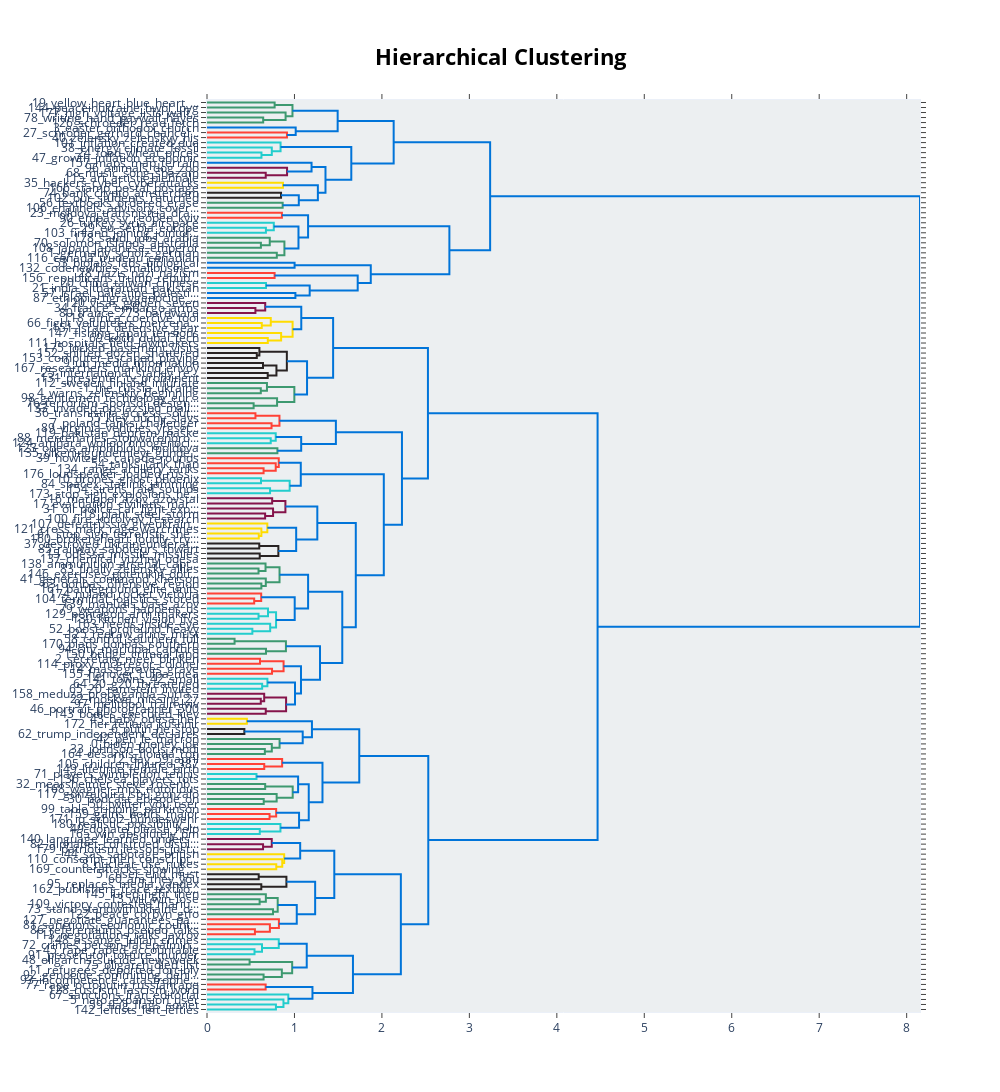

The notebook cell this image was saved under:
### Code cell
model.visualize_hierarchy()

### Figure 1 — Plotly figure (JSON) as saved in the notebook; plotly's stock layout.template omitted (floating-point values rounded to 4 significant figures; data arrays with more than 128 entries replaced by an {"elided": "..."} marker saying what was removed)
{"data": [{"hoverinfo": "text", "marker": {"color": "rgb(61,153,112)"}, "mode": "lines", "type": "scatter", "x": [0, 0.7733, 0.7733, 0], "xaxis": "x", "y": [-5, -5, -15, -15], "yaxis": "y"}, {"hoverinfo": "text", "marker": {"color": "rgb(61,153,112)"}, "mode": "lines", "type": "scatter", "x": [0, 0.6425, 0.6425, 0], "xaxis": "x", "y": [-35, -35, -45, -45], "yaxis": "y"}, {"hoverinfo": "text", "marker": {"color": "rgb(61,153,112)"}, "mode": "lines", "type": "scatter", "x": [0, 0.8987, 0.8987, 0.6425], "xaxis": "x", "y": [-25, -25, -40, -40], "yaxis": "y"}, {"hoverinfo": "text", "marker": {"color": "rgb(61,153,112)"}, "mode": "lines", "type": "scatter", "x": [0.7733, 0.9773, 0.9773, 0.8987], "xaxis": "x", "y": [-10, -10, -32.5, -32.5], "yaxis": "y"}, {"hoverinfo": "text", "marker": {"color": "rgb(255,65,54)"}, "mode": "lines", "type": "scatter", "x": [0, 0.9142, 0.9142, 0], "xaxis": "x", "y": [-65, -65, -75, -75], "yaxis": "y"}, {"hoverinfo": "text", "marker": {"color": "rgb(0,116,217)"}, "mode": "lines", "type": "scatter", "x": [0, 1.014, 1.014, 0.9142], "xaxis": "x", "y": [-55, -55, -70, -70], "yaxis": "y"}, {"hoverinfo": "text", "marker": {"color": "rgb(0,116,217)"}, "mode": "lines", "type": "scatter", "x": [0.9773, 1.494, 1.494, 1.014], "xaxis": "x", "y": [-21.25, -21.25, -62.5, -62.5], "yaxis": "y"}, {"hoverinfo": "text", "marker": {"color": "rgb(35,205,205)"}, "mode": "lines", "type": "scatter", "x": [0, 0.6226, 0.6226, 0], "xaxis": "x", "y": [-105, -105, -115, -115], "yaxis": "y"}, {"hoverinfo": "text", "marker": {"color": "rgb(35,205,205)"}, "mode": "lines", "type": "scatter", "x": [0, 0.7408, 0.7408, 0.6226], "xaxis": "x", "y": [-95, -95, -110, -110], "yaxis": "y"}, {"hoverinfo": "text", "marker": {"color": "rgb(35,205,205)"}, "mode": "lines", "type": "scatter", "x": [0, 0.8411, 0.8411, 0.7408], "xaxis": "x", "y": [-85, -85, -102.5, -102.5], "yaxis": "y"}, {"hoverinfo": "text", "marker": {"color": "rgb(133,20,75)"}, "mode": "lines", "type": "scatter", "x": [0, 0.6715, 0.6715, 0], "xaxis": "x", "y": [-145, -145, -155, -155], "yaxis": "y"}, {"hoverinfo": "text", "marker": {"color": "rgb(133,20,75)"}, "mode": "lines", "type": "scatter", "x": [0, 0.9155, 0.9155, 0.6715], "xaxis": "x", "y": [-135, -135, -150, -150], "yaxis": "y"}, {"hoverinfo": "text", "marker": {"color": "rgb(0,116,217)"}, "mode": "lines", "type": "scatter", "x": [0, 1.195, 1.195, 0.9155], "xaxis": "x", "y": [-125, -125, -142.5, -142.5], "yaxis": "y"}, {"hoverinfo": "text", "marker": {"color": "rgb(255,220,0)"}, "mode": "lines", "type": "scatter", "x": [0, 0.8683, 0.8683, 0], "xaxis": "x", "y": [-165, -165, -175, -175], "yaxis": "y"}, {"hoverinfo": "text", "marker": {"color": "rgb(40,35,35)"}, "mode": "lines", "type": "scatter", "x": [0, 0.8467, 0.8467, 0], "xaxis": "x", "y": [-185, -185, -195, -195], "yaxis": "y"}, {"hoverinfo": "text", "marker": {"color": "rgb(61,153,112)"}, "mode": "lines", "type": "scatter", "x": [0, 0.8651, 0.8651, 0], "xaxis": "x", "y": [-205, -205, -215, -215], "yaxis": "y"}, {"hoverinfo": "text", "marker": {"color": "rgb(0,116,217)"}, "mode": "lines", "type": "scatter", "x": [0.8467, 1.05, 1.05, 0.8651], "xaxis": "x", "y": [-190, -190, -210, -210], "yaxis": "y"}, {"hoverinfo": "text", "marker": {"color": "rgb(0,116,217)"}, "mode": "lines", "type": "scatter", "x": [0.8683, 1.268, 1.268, 1.05], "xaxis": "x", "y": [-170, -170, -200, -200], "yaxis": "y"}, {"hoverinfo": "text", "marker": {"color": "rgb(0,116,217)"}, "mode": "lines", "type": "scatter", "x": [1.195, 1.355, 1.355, 1.268], "xaxis": "x", "y": [-133.8, -133.8, -185, -185], "yaxis": "y"}, {"hoverinfo": "text", "marker": {"color": "rgb(0,116,217)"}, "mode": "lines", "type": "scatter", "x": [0.8411, 1.65, 1.65, 1.355], "xaxis": "x", "y": [-93.75, -93.75, -159.4, -159.4], "yaxis": "y"}, {"hoverinfo": "text", "marker": {"color": "rgb(0,116,217)"}, "mode": "lines", "type": "scatter", "x": [1.494, 2.134, 2.134, 1.65], "xaxis": "x", "y": [-41.88, -41.88, -126.6, -126.6], "yaxis": "y"}, {"hoverinfo": "text", "marker": {"color": "rgb(255,65,54)"}, "mode": "lines", "type": "scatter", "x": [0, 0.8564, 0.8564, 0], "xaxis": "x", "y": [-225, -225, -235, -235], "yaxis": "y"}, {"hoverinfo": "text", "marker": {"color": "rgb(35,205,205)"}, "mode": "lines", "type": "scatter", "x": [0, 0.6737, 0.6737, 0], "xaxis": "x", "y": [-255, -255, -265, -265], "yaxis": "y"}, {"hoverinfo": "text", "marker": {"color": "rgb(35,205,205)"}, "mode": "lines", "type": "scatter", "x": [0, 0.7636, 0.7636, 0.6737], "xaxis": "x", "y": [-245, -245, -260, -260], "yaxis": "y"}, {"hoverinfo": "text", "marker": {"color": "rgb(61,153,112)"}, "mode": "lines", "type": "scatter", "x": [0, 0.6163, 0.6163, 0], "xaxis": "x", "y": [-285, -285, -295, -295], "yaxis": "y"}, {"hoverinfo": "text", "marker": {"color": "rgb(61,153,112)"}, "mode": "lines", "type": "scatter", "x": [0, 0.7176, 0.7176, 0.6163], "xaxis": "x", "y": [-275, -275, -290, -290], "yaxis": "y"}, {"hoverinfo": "text", "marker": {"color": "rgb(61,153,112)"}, "mode": "lines", "type": "scatter", "x": [0, 0.7982, 0.7982, 0], "xaxis": "x", "y": [-305, -305, -315, -315], "yaxis": "y"}, {"hoverinfo": "text", "marker": {"color": "rgb(61,153,112)"}, "mode": "lines", "type": "scatter", "x": [0.7176, 0.8851, 0.8851, 0.7982], "xaxis": "x", "y": [-282.5, -282.5, -310, -310], "yaxis": "y"}, {"hoverinfo": "text", "marker": {"color": "rgb(0,116,217)"}, "mode": "lines", "type": "scatter", "x": [0.7636, 1.046, 1.046, 0.8851], "xaxis": "x", "y": [-252.5, -252.5, -296.2, -296.2], "yaxis": "y"}, {"hoverinfo": "text", "marker": {"color": "rgb(0,116,217)"}, "mode": "lines", "type": "scatter", "x": [0.8564, 1.156, 1.156, 1.046], "xaxis": "x", "y": [-230, -230, -274.4, -274.4], "yaxis": "y"}, {"hoverinfo": "text", "marker": {"color": "rgb(0,116,217)"}, "mode": "lines", "type": "scatter", "x": [0, 1.001, 1.001, 0], "xaxis": "x", "y": [-325, -325, -335, -335], "yaxis": "y"}, {"hoverinfo": "text", "marker": {"color": "rgb(255,65,54)"}, "mode": "lines", "type": "scatter", "x": [0, 0.773, 0.773, 0], "xaxis": "x", "y": [-345, -345, -355, -355], "yaxis": "y"}, {"hoverinfo": "text", "marker": {"color": "rgb(35,205,205)"}, "mode": "lines", "type": "scatter", "x": [0, 0.6743, 0.6743, 0], "xaxis": "x", "y": [-365, -365, -375, -375], "yaxis": "y"}, {"hoverinfo": "text", "marker": {"color": "rgb(0,116,217)"}, "mode": "lines", "type": "scatter", "x": [0, 1.011, 1.011, 0], "xaxis": "x", "y": [-385, -385, -395, -395], "yaxis": "y"}, {"hoverinfo": "text", "marker": {"color": "rgb(0,116,217)"}, "mode": "lines", "type": "scatter", "x": [0.6743, 1.174, 1.174, 1.011], "xaxis": "x", "y": [-370, -370, -390, -390], "yaxis": "y"}, {"hoverinfo": "text", "marker": {"color": "rgb(0,116,217)"}, "mode": "lines", "type": "scatter", "x": [0.773, 1.723, 1.723, 1.174], "xaxis": "x", "y": [-350, -350, -380, -380], "yaxis": "y"}, {"hoverinfo": "text", "marker": {"color": "rgb(0,116,217)"}, "mode": "lines", "type": "scatter", "x": [1.001, 1.873, 1.873, 1.723], "xaxis": "x", "y": [-330, -330, -365, -365], "yaxis": "y"}, {"hoverinfo": "text", "marker": {"color": "rgb(0,116,217)"}, "mode": "lines", "type": "scatter", "x": [1.156, 2.772, 2.772, 1.873], "xaxis": "x", "y": [-252.2, -252.2, -347.5, -347.5], "yaxis": "y"}, {"hoverinfo": "text", "marker": {"color": "rgb(0,116,217)"}, "mode": "lines", "type": "scatter", "x": [2.134, 3.237, 3.237, 2.772], "xaxis": "x", "y": [-84.22, -84.22, -299.8, -299.8], "yaxis": "y"}, {"hoverinfo": "text", "marker": {"color": "rgb(133,20,75)"}, "mode": "lines", "type": "scatter", "x": [0, 0.5534, 0.5534, 0], "xaxis": "x", "y": [-415, -415, -425, -425], "yaxis": "y"}, {"hoverinfo": "text", "marker": {"color": "rgb(133,20,75)"}, "mode": "lines", "type": "scatter", "x": [0, 0.6657, 0.6657, 0.5534], "xaxis": "x", "y": [-405, -405, -420, -420], "yaxis": "y"}, {"hoverinfo": "text", "marker": {"color": "rgb(255,220,0)"}, "mode": "lines", "type": "scatter", "x": [0, 0.6261, 0.6261, 0], "xaxis": "x", "y": [-445, -445, -455, -455], "yaxis": "y"}, {"hoverinfo": "text", "marker": {"color": "rgb(255,220,0)"}, "mode": "lines", "type": "scatter", "x": [0, 0.7292, 0.7292, 0.6261], "xaxis": "x", "y": [-435, -435, -450, -450], "yaxis": "y"}, {"hoverinfo": "text", "marker": {"color": "rgb(255,220,0)"}, "mode": "lines", "type": "scatter", "x": [0, 0.6952, 0.6952, 0], "xaxis": "x", "y": [-475, -475, -485, -485], "yaxis": "y"}, {"hoverinfo": "text", "marker": {"color": "rgb(255,220,0)"}, "mode": "lines", "type": "scatter", "x": [0, 0.8476, 0.8476, 0.6952], "xaxis": "x", "y": [-465, -465, -480, -480], "yaxis": "y"}, {"hoverinfo": "text", "marker": {"color": "rgb(255,220,0)"}, "mode": "lines", "type": "scatter", "x": [0.7292, 0.9788, 0.9788, 0.8476], "xaxis": "x", "y": [-442.5, -442.5, -472.5, -472.5], "yaxis": "y"}, {"hoverinfo": "text", "marker": {"color": "rgb(0,116,217)"}, "mode": "lines", "type": "scatter", "x": [0.6657, 1.078, 1.078, 0.9788], "xaxis": "x", "y": [-412.5, -412.5, -457.5, -457.5], "yaxis": "y"}, {"hoverinfo": "text", "marker": {"color": "rgb(40,35,35)"}, "mode": "lines", "type": "scatter", "x": [0, 0.5693, 0.5693, 0], "xaxis": "x", "y": [-505, -505, -515, -515], "yaxis": "y"}, {"hoverinfo": "text", "marker": {"color": "rgb(40,35,35)"}, "mode": "lines", "type": "scatter", "x": [0, 0.5991, 0.5991, 0.5693], "xaxis": "x", "y": [-495, -495, -510, -510], "yaxis": "y"}, {"hoverinfo": "text", "marker": {"color": "rgb(40,35,35)"}, "mode": "lines", "type": "scatter", "x": [0, 0.6402, 0.6402, 0], "xaxis": "x", "y": [-525, -525, -535, -535], "yaxis": "y"}, {"hoverinfo": "text", "marker": {"color": "rgb(40,35,35)"}, "mode": "lines", "type": "scatter", "x": [0, 0.6943, 0.6943, 0], "xaxis": "x", "y": [-545, -545, -555, -555], "yaxis": "y"}, {"hoverinfo": "text", "marker": {"color": "rgb(40,35,35)"}, "mode": "lines", "type": "scatter", "x": [0.6402, 0.7939, 0.7939, 0.6943], "xaxis": "x", "y": [-530, -530, -550, -550], "yaxis": "y"}, {"hoverinfo": "text", "marker": {"color": "rgb(40,35,35)"}, "mode": "lines", "type": "scatter", "x": [0.5991, 0.913, 0.913, 0.7939], "xaxis": "x", "y": [-502.5, -502.5, -540, -540], "yaxis": "y"}, {"hoverinfo": "text", "marker": {"color": "rgb(61,153,112)"}, "mode": "lines", "type": "scatter", "x": [0, 0.6151, 0.6151, 0], "xaxis": "x", "y": [-575, -575, -585, -585], "yaxis": "y"}, {"hoverinfo": "text", "marker": {"color": "rgb(61,153,112)"}, "mode": "lines", "type": "scatter", "x": [0, 0.6855, 0.6855, 0.6151], "xaxis": "x", "y": [-565, -565, -580, -580], "yaxis": "y"}, {"hoverinfo": "text", "marker": {"color": "rgb(61,153,112)"}, "mode": "lines", "type": "scatter", "x": [0, 0.5332, 0.5332, 0], "xaxis": "x", "y": [-605, -605, -615, -615], "yaxis": "y"}, {"hoverinfo": "text", "marker": {"color": "rgb(61,153,112)"}, "mode": "lines", "type": "scatter", "x": [0, 0.8014, 0.8014, 0.5332], "xaxis": "x", "y": [-595, -595, -610, -610], "yaxis": "y"}, {"hoverinfo": "text", "marker": {"color": "rgb(61,153,112)"}, "mode": "lines", "type": "scatter", "x": [0.6855, 0.9987, 0.9987, 0.8014], "xaxis": "x", "y": [-572.5, -572.5, -602.5, -602.5], "yaxis": "y"}, {"hoverinfo": "text", "marker": {"color": "rgb(0,116,217)"}, "mode": "lines", "type": "scatter", "x": [0.913, 1.144, 1.144, 0.9987], "xaxis": "x", "y": [-521.2, -521.2, -587.5, -587.5], "yaxis": "y"}, {"hoverinfo": "text", "marker": {"color": "rgb(0,116,217)"}, "mode": "lines", "type": "scatter", "x": [1.078, 1.442, 1.442, 1.144], "xaxis": "x", "y": [-435, -435, -554.4, -554.4], "yaxis": "y"}, {"hoverinfo": "text", "marker": {"color": "rgb(255,65,54)"}, "mode": "lines", "type": "scatter", "x": [0, 0.554, 0.554, 0], "xaxis": "x", "y": [-625, -625, -635, -635], "yaxis": "y"}, {"hoverinfo": "text", "marker": {"color": "rgb(255,65,54)"}, "mode": "lines", "type": "scatter", "x": [0, 0.738, 0.738, 0], "xaxis": "x", "y": [-645, -645, -655, -655], "yaxis": "y"}, {"hoverinfo": "text", "marker": {"color": "rgb(255,65,54)"}, "mode": "lines", "type": "scatter", "x": [0.554, 0.8285, 0.8285, 0.738], "xaxis": "x", "y": [-630, -630, -650, -650], "yaxis": "y"}, {"hoverinfo": "text", "marker": {"color": "rgb(35,205,205)"}, "mode": "lines", "type": "scatter", "x": [0, 0.7286, 0.7286, 0], "xaxis": "x", "y": [-675, -675, -685, -685], "yaxis": "y"}, {"hoverinfo": "text", "marker": {"color": "rgb(35,205,205)"}, "mode": "lines", "type": "scatter", "x": [0, 0.7858, 0.7858, 0.7286], "xaxis": "x", "y": [-665, -665, -680, -680], "yaxis": "y"}, {"hoverinfo": "text", "marker": {"color": "rgb(61,153,112)"}, "mode": "lines", "type": "scatter", "x": [0, 0.8051, 0.8051, 0], "xaxis": "x", "y": [-695, -695, -705, -705], "yaxis": "y"}, {"hoverinfo": "text", "marker": {"color": "rgb(0,116,217)"}, "mode": "lines", "type": "scatter", "x": [0.7858, 1.077, 1.077, 0.8051], "xaxis": "x", "y": [-672.5, -672.5, -700, -700], "yaxis": "y"}, {"hoverinfo": "text", "marker": {"color": "rgb(0,116,217)"}, "mode": "lines", "type": "scatter", "x": [0.8285, 1.474, 1.474, 1.077], "xaxis": "x", "y": [-640, -640, -686.2, -686.2], "yaxis": "y"}, {"hoverinfo": "text", "marker": {"color": "rgb(255,65,54)"}, "mode": "lines", "type": "scatter", "x": [0, 0.647, 0.647, 0], "xaxis": "x", "y": [-735, -735, -745, -745], "yaxis": "y"}, {"hoverinfo": "text", "marker": {"color": "rgb(255,65,54)"}, "mode": "lines", "type": "scatter", "x": [0, 0.7859, 0.7859, 0.647], "xaxis": "x", "y": [-725, -725, -740, -740], "yaxis": "y"}, {"hoverinfo": "text", "marker": {"color": "rgb(255,65,54)"}, "mode": "lines", "type": "scatter", "x": [0, 0.8204, 0.8204, 0.7859], "xaxis": "x", "y": [-715, -715, -732.5, -732.5], "yaxis": "y"}, {"hoverinfo": "text", "marker": {"color": "rgb(35,205,205)"}, "mode": "lines", "type": "scatter", "x": [0, 0.6173, 0.6173, 0], "xaxis": "x", "y": [-755, -755, -765, -765], "yaxis": "y"}, {"hoverinfo": "text", "marker": {"color": "rgb(35,205,205)"}, "mode": "lines", "type": "scatter", "x": [0, 0.7211, 0.7211, 0], "xaxis": "x", "y": [-775, -775, -785, -785], "yaxis": "y"}, {"hoverinfo": "text", "marker": {"color": "rgb(35,205,205)"}, "mode": "lines", "type": "scatter", "x": [0.6173, 0.9452, 0.9452, 0.7211], "xaxis": "x", "y": [-760, -760, -780, -780], "yaxis": "y"}, {"hoverinfo": "text", "marker": {"color": "rgb(0,116,217)"}, "mode": "lines", "type": "scatter", "x": [0.8204, 1.072, 1.072, 0.9452], "xaxis": "x", "y": [-723.8, -723.8, -770, -770], "yaxis": "y"}, {"hoverinfo": "text", "marker": {"color": "rgb(133,20,75)"}, "mode": "lines", "type": "scatter", "x": [0, 0.7451, 0.7451, 0], "xaxis": "x", "y": [-795, -795, -805, -805], "yaxis": "y"}, {"hoverinfo": "text", "marker": {"color": "rgb(133,20,75)"}, "mode": "lines", "type": "scatter", "x": [0, 0.6646, 0.6646, 0], "xaxis": "x", "y": [-825, -825, -835, -835], "yaxis": "y"}, {"hoverinfo": "text", "marker": {"color": "rgb(133,20,75)"}, "mode": "lines", "type": "scatter", "x": [0, 0.7554, 0.7554, 0.6646], "xaxis": "x", "y": [-815, -815, -830, -830], "yaxis": "y"}, {"hoverinfo": "text", "marker": {"color": "rgb(133,20,75)"}, "mode": "lines", "type": "scatter", "x": [0.7451, 0.8966, 0.8966, 0.7554], "xaxis": "x", "y": [-800, -800, -822.5, -822.5], "yaxis": "y"}, {"hoverinfo": "text", "marker": {"color": "rgb(255,220,0)"}, "mode": "lines", "type": "scatter", "x": [0, 0.5921, 0.5921, 0], "xaxis": "x", "y": [-865, -865, -875, -875], "yaxis": "y"}, {"hoverinfo": "text", "marker": {"color": "rgb(255,220,0)"}, "mode": "lines", "type": "scatter", "x": [0, 0.6218, 0.6218, 0.5921], "xaxis": "x", "y": [-855, -855, -870, -870], "yaxis": "y"}, {"hoverinfo": "text", "marker": {"color": "rgb(255,220,0)"}, "mode": "lines", "type": "scatter", "x": [0, 0.6896, 0.6896, 0.6218], "xaxis": "x", "y": [-845, -845, -862.5, -862.5], "yaxis": "y"}, {"hoverinfo": "text", "marker": {"color": "rgb(40,35,35)"}, "mode": "lines", "type": "scatter", "x": [0, 0.5974, 0.5974, 0], "xaxis": "x", "y": [-885, -885, -895, -895], "yaxis": "y"}, {"hoverinfo": "text", "marker": {"color": "rgb(40,35,35)"}, "mode": "lines", "type": "scatter", "x": [0, 0.6029, 0.6029, 0], "xaxis": "x", "y": [-905, -905, -915, -915], "yaxis": "y"}, {"hoverinfo": "text", "marker": {"color": "rgb(40,35,35)"}, "mode": "lines", "type": "scatter", "x": [0.5974, 0.816, 0.816, 0.6029], "xaxis": "x", "y": [-890, -890, -910, -910], "yaxis": "y"}, {"hoverinfo": "text", "marker": {"color": "rgb(0,116,217)"}, "mode": "lines", "type": "scatter", "x": [0.6896, 1.02, 1.02, 0.816], "xaxis": "x", "y": [-853.8, -853.8, -900, -900], "yaxis": "y"}, {"hoverinfo": "text", "marker": {"color": "rgb(0,116,217)"}, "mode": "lines", "type": "scatter", "x": [0.8966, 1.261, 1.261, 1.02], "xaxis": "x", "y": [-811.2, -811.2, -876.9, -876.9], "yaxis": "y"}, {"hoverinfo": "text", "marker": {"color": "rgb(61,153,112)"}, "mode": "lines", "type": "scatter", "x": [0, 0.5891, 0.5891, 0], "xaxis": "x", "y": [-935, -935, -945, -945], "yaxis": "y"}, {"hoverinfo": "text", "marker": {"color": "rgb(61,153,112)"}, "mode": "lines", "type": "scatter", "x": [0, 0.6693, 0.6693, 0.5891], "xaxis": "x", "y": [-925, -925, -940, -940], "yaxis": "y"}, {"hoverinfo": "text", "marker": {"color": "rgb(61,153,112)"}, "mode": "lines", "type": "scatter", "x": [0, 0.6217, 0.6217, 0], "xaxis": "x", "y": [-965, -965, -975, -975], "yaxis": "y"}, {"hoverinfo": "text", "marker": {"color": "rgb(61,153,112)"}, "mode": "lines", "type": "scatter", "x": [0, 0.6724, 0.6724, 0.6217], "xaxis": "x", "y": [-955, -955, -970, -970], "yaxis": "y"}, {"hoverinfo": "text", "marker": {"color": "rgb(61,153,112)"}, "mode": "lines", "type": "scatter", "x": [0.6693, 0.8294, 0.8294, 0.6724], "xaxis": "x", "y": [-932.5, -932.5, -962.5, -962.5], "yaxis": "y"}, {"hoverinfo": "text", "marker": {"color": "rgb(255,65,54)"}, "mode": "lines", "type": "scatter", "x": [0, 0.5396, 0.5396, 0], "xaxis": "x", "y": [-995, -995, -1005, -1005], "yaxis": "y"}, {"hoverinfo": "text", "marker": {"color": "rgb(255,65,54)"}, "mode": "lines", "type": "scatter", "x": [0, 0.6196, 0.6196, 0.5396], "xaxis": "x", "y": [-985, -985, -1000, -1000], "yaxis": "y"}, {"hoverinfo": "text", "marker": {"color": "rgb(35,205,205)"}, "mode": "lines", "type": "scatter", "x": [0, 0.5892, 0.5892, 0], "xaxis": "x", "y": [-1025, -1025, -1035, -1035], "yaxis": "y"}, {"hoverinfo": "text", "marker": {"color": "rgb(35,205,205)"}, "mode": "lines", "type": "scatter", "x": [0, 0.6975, 0.6975, 0.5892], "xaxis": "x", "y": [-1015, -1015, -1030, -1030], "yaxis": "y"}, {"hoverinfo": "text", "marker": {"color": "rgb(35,205,205)"}, "mode": "lines", "type": "scatter", "x": [0, 0.5186, 0.5186, 0], "xaxis": "x", "y": [-1055, -1055, -1065, -1065], "yaxis": "y"}, {"hoverinfo": "text", "marker": {"color": "rgb(35,205,205)"}, "mode": "lines", "type": "scatter", "x": [0, 0.7223, 0.7223, 0.5186], "xaxis": "x", "y": [-1045, -1045, -1060, -1060], "yaxis": "y"}, {"hoverinfo": "text", "marker": {"color": "rgb(35,205,205)"}, "mode": "lines", "type": "scatter", "x": [0.6975, 0.7896, 0.7896, 0.7223], "xaxis": "x", "y": [-1022.0, -1022.0, -1052.0, -1052.0], "yaxis": "y"}, {"hoverinfo": "text", "marker": {"color": "rgb(0,116,217)"}, "mode": "lines", "type": "scatter", "x": [0.6196, 1.003, 1.003, 0.7896], "xaxis": "x", "y": [-992.5, -992.5, -1038.0, -1038.0], "yaxis": "y"}, {"hoverinfo": "text", "marker": {"color": "rgb(0,116,217)"}, "mode": "lines", "type": "scatter", "x": [0.8294, 1.156, 1.156, 1.003], "xaxis": "x", "y": [-947.5, -947.5, -1015, -1015], "yaxis": "y"}, {"hoverinfo": "text", "marker": {"color": "rgb(61,153,112)"}, "mode": "lines", "type": "scatter", "x": [0, 0.3152, 0.3152, 0], "xaxis": "x", "y": [-1075, -1075, -1085, -1085], "yaxis": "y"}, {"hoverinfo": "text", "marker": {"color": "rgb(61,153,112)"}, "mode": "lines", "type": "scatter", "x": [0, 0.6743, 0.6743, 0], "xaxis": "x", "y": [-1095, -1095, -1105, -1105], "yaxis": "y"}, {"hoverinfo": "text", "marker": {"color": "rgb(61,153,112)"}, "mode": "lines", "type": "scatter", "x": [0.3152, 0.9024, 0.9024, 0.6743], "xaxis": "x", "y": [-1080, -1080, -1100, -1100], "yaxis": "y"}, {"hoverinfo": "text", "marker": {"color": "rgb(255,65,54)"}, "mode": "lines", "type": "scatter", "x": [0, 0.6061, 0.6061, 0], "xaxis": "x", "y": [-1115, -1115, -1125, -1125], "yaxis": "y"}, {"hoverinfo": "text", "marker": {"color": "rgb(255,65,54)"}, "mode": "lines", "type": "scatter", "x": [0, 0.7437, 0.7437, 0], "xaxis": "x", "y": [-1135, -1135, -1145, -1145], "yaxis": "y"}, {"hoverinfo": "text", "marker": {"color": "rgb(255,65,54)"}, "mode": "lines", "type": "scatter", "x": [0.6061, 0.8757, 0.8757, 0.7437], "xaxis": "x", "y": [-1120, -1120, -1140, -1140], "yaxis": "y"}, {"hoverinfo": "text", "marker": {"color": "rgb(35,205,205)"}, "mode": "lines", "type": "scatter", "x": [0, 0.6307, 0.6307, 0], "xaxis": "x", "y": [-1165, -1165, -1175, -1175], "yaxis": "y"}, {"hoverinfo": "text", "marker": {"color": "rgb(35,205,205)"}, "mode": "lines", "type": "scatter", "x": [0, 0.6907, 0.6907, 0.6307], "xaxis": "x", "y": [-1155, -1155, -1170, -1170], "yaxis": "y"}, {"hoverinfo": "text", "marker": {"color": "rgb(133,20,75)"}, "mode": "lines", "type": "scatter", "x": [0, 0.6149, 0.6149, 0], "xaxis": "x", "y": [-1195, -1195, -1205, -1205], "yaxis": "y"}, {"hoverinfo": "text", "marker": {"color": "rgb(133,20,75)"}, "mode": "lines", "type": "scatter", "x": [0, 0.6539, 0.6539, 0.6149], "xaxis": "x", "y": [-1185, -1185, -1200, -1200], "yaxis": "y"}, {"hoverinfo": "text", "marker": {"color": "rgb(133,20,75)"}, "mode": "lines", "type": "scatter", "x": [0, 0.6717, 0.6717, 0], "xaxis": "x", "y": [-1215, -1215, -1225, -1225], "yaxis": "y"}, {"hoverinfo": "text", "marker": {"color": "rgb(133,20,75)"}, "mode": "lines", "type": "scatter", "x": [0.6539, 0.9043, 0.9043, 0.6717], "xaxis": "x", "y": [-1192.0, -1192.0, -1220, -1220], "yaxis": "y"}, {"hoverinfo": "text", "marker": {"color": "rgb(0,116,217)"}, "mode": "lines", "type": "scatter", "x": [0.6907, 1.006, 1.006, 0.9043], "xaxis": "x", "y": [-1162.0, -1162.0, -1206.0, -1206.0], "yaxis": "y"}, {"hoverinfo": "text", "marker": {"color": "rgb(0,116,217)"}, "mode": "lines", "type": "scatter", "x": [0.8757, 1.075, 1.075, 1.006], "xaxis": "x", "y": [-1130, -1130, -1184.0, -1184.0], "yaxis": "y"}, {"hoverinfo": "text", "marker": {"color": "rgb(0,116,217)"}, "mode": "lines", "type": "scatter", "x": [0.9024, 1.292, 1.292, 1.075], "xaxis": "x", "y": [-1090, -1090, -1157.0, -1157.0], "yaxis": "y"}, {"hoverinfo": "text", "marker": {"color": "rgb(0,116,217)"}, "mode": "lines", "type": "scatter", "x": [1.156, 1.547, 1.547, 1.292], "xaxis": "x", "y": [-981.2, -981.2, -1124.0, -1124.0], "yaxis": "y"}, {"hoverinfo": "text", "marker": {"color": "rgb(0,116,217)"}, "mode": "lines", "type": "scatter", "x": [1.261, 1.701, 1.701, 1.547], "xaxis": "x", "y": [-844.1, -844.1, -1052.0, -1052.0], "yaxis": "y"}, {"hoverinfo": "text", "marker": {"color": "rgb(0,116,217)"}, "mode": "lines", "type": "scatter", "x": [1.072, 2.022, 2.022, 1.701], "xaxis": "x", "y": [-746.9, -746.9, -948.2, -948.2], "yaxis": "y"}, {"hoverinfo": "text", "marker": {"color": "rgb(0,116,217)"}, "mode": "lines", "type": "scatter", "x": [1.474, 2.229, 2.229, 2.022], "xaxis": "x", "y": [-663.1, -663.1, -847.6, -847.6], "yaxis": "y"}, {"hoverinfo": "text", "marker": {"color": "rgb(0,116,217)"}, "mode": "lines", "type": "scatter", "x": [1.442, 2.526, 2.526, 2.229], "xaxis": "x", "y": [-494.7, -494.7, -755.3, -755.3], "yaxis": "y"}, {"hoverinfo": "text", "marker": {"color": "rgb(255,220,0)"}, "mode": "lines", "type": "scatter", "x": [0, 0.4558, 0.4558, 0], "xaxis": "x", "y": [-1235, -1235, -1245, -1245], "yaxis": "y"}, {"hoverinfo": "text", "marker": {"color": "rgb(40,35,35)"}, "mode": "lines", "type": "scatter", "x": [0, 0.4274, 0.4274, 0], "xaxis": "x", "y": [-1255, -1255, -1265, -1265], "yaxis": "y"}, {"hoverinfo": "text", "marker": {"color": "rgb(61,153,112)"}, "mode": "lines", "type": "scatter", "x": [0, 0.6615, 0.6615, 0], "xaxis": "x", "y": [-1295, -1295, -1305, -1305], "yaxis": "y"}, {"hoverinfo": "text", "marker": {"color": "rgb(61,153,112)"}, "mode": "lines", "type": "scatter", "x": [0, 0.7409, 0.7409, 0.6615], "xaxis": "x", "y": [-1285, -1285, -1300, -1300], "yaxis": "y"}, {"hoverinfo": "text", "marker": {"color": "rgb(61,153,112)"}, "mode": "lines", "type": "scatter", "x": [0, 0.8298, 0.8298, 0.7409], "xaxis": "x", "y": [-1275, -1275, -1292.0, -1292.0], "yaxis": "y"}, {"hoverinfo": "text", "marker": {"color": "rgb(0,116,217)"}, "mode": "lines", "type": "scatter", "x": [0.4274, 1.094, 1.094, 0.8298], "xaxis": "x", "y": [-1260, -1260, -1284.0, -1284.0], "yaxis": "y"}, {"hoverinfo": "text", "marker": {"color": "rgb(0,116,217)"}, "mode": "lines", "type": "scatter", "x": [0.4558, 1.2, 1.2, 1.094], "xaxis": "x", "y": [-1240, -1240, -1272.0, -1272.0], "yaxis": "y"}, {"hoverinfo": "text", "marker": {"color": "rgb(255,65,54)"}, "mode": "lines", "type": "scatter", "x": [0, 0.6545, 0.6545, 0], "xaxis": "x", "y": [-1325, -1325, -1335, -1335], "yaxis": "y"}, {"hoverinfo": "text", "marker": {"color": "rgb(255,65,54)"}, "mode": "lines", "type": "scatter", "x": [0, 0.8591, 0.8591, 0.6545], "xaxis": "x", "y": [-1315, -1315, -1330, -1330], "yaxis": "y"}, {"hoverinfo": "text", "marker": {"color": "rgb(35,205,205)"}, "mode": "lines", "type": "scatter", "x": [0, 0.5657, 0.5657, 0], "xaxis": "x", "y": [-1345, -1345, -1355, -1355], "yaxis": "y"}, {"hoverinfo": "text", "marker": {"color": "rgb(61,153,112)"}, "mode": "lines", "type": "scatter", "x": [0, 0.6652, 0.6652, 0], "xaxis": "x", "y": [-1365, -1365, -1375, -1375], "yaxis": "y"}, {"hoverinfo": "text", "marker": {"color": "rgb(61,153,112)"}, "mode": "lines", "type": "scatter", "x": [0, 0.6485, 0.6485, 0], "xaxis": "x", "y": [-1395, -1395, -1405, -1405], "yaxis": "y"}, {"hoverinfo": "text", "marker": {"color": "rgb(61,153,112)"}, "mode": "lines", "type": "scatter", "x": [0, 0.7964, 0.7964, 0.6485], "xaxis": "x", "y": [-1385, -1385, -1400, -1400], "yaxis": "y"}, {"hoverinfo": "text", "marker": {"color": "rgb(61,153,112)"}, "mode": "lines", "type": "scatter", "x": [0.6652, 0.9799, 0.9799, 0.7964], "xaxis": "x", "y": [-1370, -1370, -1392.0, -1392.0], "yaxis": "y"}, {"hoverinfo": "text", "marker": {"color": "rgb(0,116,217)"}, "mode": "lines", "type": "scatter", "x": [0.5657, 1.042, 1.042, 0.9799], "xaxis": "x", "y": [-1350, -1350, -1381.0, -1381.0], "yaxis": "y"}, {"hoverinfo": "text", "marker": {"color": "rgb(255,65,54)"}, "mode": "lines", "type": "scatter", "x": [0, 0.7154, 0.7154, 0], "xaxis": "x", "y": [-1425, -1425, -1435, -1435], "yaxis": "y"}, {"hoverinfo": "text", "marker": {"color": "rgb(255,65,54)"}, "mode": "lines", "type": "scatter", "x": [0, 0.7908, 0.7908, 0.7154], "xaxis": "x", "y": [-1415, -1415, -1430, -1430], "yaxis": "y"}, {"hoverinfo": "text", "marker": {"color": "rgb(35,205,205)"}, "mode": "lines", "type": "scatter", "x": [0, 0.6035, 0.6035, 0], "xaxis": "x", "y": [-1455, -1455, -1465, -1465], "yaxis": "y"}, {"hoverinfo": "text", "marker": {"color": "rgb(35,205,205)"}, "mode": "lines", "type": "scatter", "x": [0, 0.8398, 0.8398, 0.6035], "xaxis": "x", "y": [-1445, -1445, -1460, -1460], "yaxis": "y"}, {"hoverinfo": "text", "marker": {"color": "rgb(0,116,217)"}, "mode": "lines", "type": "scatter", "x": [0.7908, 1.053, 1.053, 0.8398], "xaxis": "x", "y": [-1422.0, -1422.0, -1452.0, -1452.0], "yaxis": "y"}, {"hoverinfo": "text", "marker": {"color": "rgb(0,116,217)"}, "mode": "lines", "type": "scatter", "x": [1.042, 1.163, 1.163, 1.053], "xaxis": "x", "y": [-1366.0, -1366.0, -1438.0, -1438.0], "yaxis": "y"}, {"hoverinfo": "text", "marker": {"color": "rgb(0,116,217)"}, "mode": "lines", "type": "scatter", "x": [0.8591, 1.32, 1.32, 1.163], "xaxis": "x", "y": [-1322.0, -1322.0, -1402.0, -1402.0], "yaxis": "y"}, {"hoverinfo": "text", "marker": {"color": "rgb(0,116,217)"}, "mode": "lines", "type": "scatter", "x": [1.2, 1.741, 1.741, 1.32], "xaxis": "x", "y": [-1256.0, -1256.0, -1362.0, -1362.0], "yaxis": "y"}, {"hoverinfo": "text", "marker": {"color": "rgb(133,20,75)"}, "mode": "lines", "type": "scatter", "x": [0, 0.641, 0.641, 0], "xaxis": "x", "y": [-1485, -1485, -1495, -1495], "yaxis": "y"}, {"hoverinfo": "text", "marker": {"color": "rgb(133,20,75)"}, "mode": "lines", "type": "scatter", "x": [0, 0.7403, 0.7403, 0.641], "xaxis": "x", "y": [-1475, -1475, -1490, -1490], "yaxis": "y"}, {"hoverinfo": "text", "marker": {"color": "rgb(255,220,0)"}, "mode": "lines", "type": "scatter", "x": [0, 0.7921, 0.7921, 0], "xaxis": "x", "y": [-1525, -1525, -1535, -1535], "yaxis": "y"}, {"hoverinfo": "text", "marker": {"color": "rgb(255,220,0)"}, "mode": "lines", "type": "scatter", "x": [0, 0.8605, 0.8605, 0.7921], "xaxis": "x", "y": [-1515, -1515, -1530, -1530], "yaxis": "y"}, {"hoverinfo": "text", "marker": {"color": "rgb(255,220,0)"}, "mode": "lines", "type": "scatter", "x": [0, 0.8825, 0.8825, 0.8605], "xaxis": "x", "y": [-1505, -1505, -1522.0, -1522.0], "yaxis": "y"}, {"hoverinfo": "text", "marker": {"color": "rgb(0,116,217)"}, "mode": "lines", "type": "scatter", "x": [0.7403, 1.065, 1.065, 0.8825], "xaxis": "x", "y": [-1482.0, -1482.0, -1514.0, -1514.0], "yaxis": "y"}, {"hoverinfo": "text", "marker": {"color": "rgb(40,35,35)"}, "mode": "lines", "type": "scatter", "x": [0, 0.5912, 0.5912, 0], "xaxis": "x", "y": [-1545, -1545, -1555, -1555], "yaxis": "y"}, {"hoverinfo": "text", "marker": {"color": "rgb(40,35,35)"}, "mode": "lines", "type": "scatter", "x": [0, 0.6209, 0.6209, 0], "xaxis": "x", "y": [-1565, -1565, -1575, -1575], "yaxis": "y"}, {"hoverinfo": "text", "marker": {"color": "rgb(40,35,35)"}, "mode": "lines", "type": "scatter", "x": [0.5912, 0.9081, 0.9081, 0.6209], "xaxis": "x", "y": [-1550, -1550, -1570, -1570], "yaxis": "y"}, {"hoverinfo": "text", "marker": {"color": "rgb(61,153,112)"}, "mode": "lines", "type": "scatter", "x": [0, 0.6017, 0.6017, 0], "xaxis": "x", "y": [-1595, -1595, -1605, -1605], "yaxis": "y"}, {"hoverinfo": "text", "marker": {"color": "rgb(61,153,112)"}, "mode": "lines", "type": "scatter", "x": [0, 0.6729, 0.6729, 0.6017], "xaxis": "x", "y": [-1585, -1585, -1600, -1600], "yaxis": "y"}, {"hoverinfo": "text", "marker": {"color": "rgb(61,153,112)"}, "mode": "lines", "type": "scatter", "x": [0, 0.755, 0.755, 0], "xaxis": "x", "y": [-1615, -1615, -1625, -1625], "yaxis": "y"}, {"hoverinfo": "text", "marker": {"color": "rgb(61,153,112)"}, "mode": "lines", "type": "scatter", "x": [0.6729, 0.8083, 0.8083, 0.755], "xaxis": "x", "y": [-1592.0, -1592.0, -1620, -1620], "yaxis": "y"}, {"hoverinfo": "text", "marker": {"color": "rgb(255,65,54)"}, "mode": "lines", "type": "scatter", "x": [0, 0.548, 0.548, 0], "xaxis": "x", "y": [-1655, -1655, -1665, -1665], "yaxis": "y"}, {"hoverinfo": "text", "marker": {"color": "rgb(255,65,54)"}, "mode": "lines", "type": "scatter", "x": [0, 0.7191, 0.7191, 0.548], "xaxis": "x", "y": [-1645, -1645, -1660, -1660], "yaxis": "y"}, {"hoverinfo": "text", "marker": {"color": "rgb(255,65,54)"}, "mode": "lines", "type": "scatter", "x": [0, 0.8222, 0.8222, 0.7191], "xaxis": "x", "y": [-1635, -1635, -1652.0, -1652.0], "yaxis": "y"}, {"hoverinfo": "text", "marker": {"color": "rgb(0,116,217)"}, "mode": "lines", "type": "scatter", "x": [0.8083, 1.026, 1.026, 0.8222], "xaxis": "x", "y": [-1606.0, -1606.0, -1644.0, -1644.0], "yaxis": "y"}, {"hoverinfo": "text", "marker": {"color": "rgb(0,116,217)"}, "mode": "lines", "type": "scatter", "x": [0.9081, 1.237, 1.237, 1.026], "xaxis": "x", "y": [-1560, -1560, -1625, -1625], "yaxis": "y"}, {"hoverinfo": "text", "marker": {"color": "rgb(0,116,217)"}, "mode": "lines", "type": "scatter", "x": [1.065, 1.455, 1.455, 1.237], "xaxis": "x", "y": [-1498.0, -1498.0, -1592.0, -1592.0], "yaxis": "y"}, {"hoverinfo": "text", "marker": {"color": "rgb(35,205,205)"}, "mode": "lines", "type": "scatter", "x": [0, 0.5432, 0.5432, 0], "xaxis": "x", "y": [-1695, -1695, -1705, -1705], "yaxis": "y"}, {"hoverinfo": "text", "marker": {"color": "rgb(35,205,205)"}, "mode": "lines", "type": "scatter", "x": [0, 0.629, 0.629, 0.5432], "xaxis": "x", "y": [-1685, -1685, -1700, -1700], "yaxis": "y"}, {"hoverinfo": "text", "marker": {"color": "rgb(35,205,205)"}, "mode": "lines", "type": "scatter", "x": [0, 0.8205, 0.8205, 0.629], "xaxis": "x", "y": [-1675, -1675, -1692.0, -1692.0], "yaxis": "y"}, {"hoverinfo": "text", "marker": {"color": "rgb(61,153,112)"}, "mode": "lines", "type": "scatter", "x": [0, 0.487, 0.487, 0], "xaxis": "x", "y": [-1715, -1715, -1725, -1725], "yaxis": "y"}, {"hoverinfo": "text", "marker": {"color": "rgb(61,153,112)"}, "mode": "lines", "type": "scatter", "x": [0, 0.6469, 0.6469, 0], "xaxis": "x", "y": [-1745, -1745, -1755, -1755], "yaxis": "y"}, {"hoverinfo": "text", "marker": {"color": "rgb(61,153,112)"}, "mode": "lines", "type": "scatter", "x": [0, 0.8558, 0.8558, 0.6469], "xaxis": "x", "y": [-1735, -1735, -1750, -1750], "yaxis": "y"}, {"hoverinfo": "text", "marker": {"color": "rgb(61,153,112)"}, "mode": "lines", "type": "scatter", "x": [0.487, 0.9739, 0.9739, 0.8558], "xaxis": "x", "y": [-1720, -1720, -1742.0, -1742.0], "yaxis": "y"}, {"hoverinfo": "text", "marker": {"color": "rgb(0,116,217)"}, "mode": "lines", "type": "scatter", "x": [0.8205, 1.14, 1.14, 0.9739], "xaxis": "x", "y": [-1684.0, -1684.0, -1731.0, -1731.0], "yaxis": "y"}, {"hoverinfo": "text", "marker": {"color": "rgb(255,65,54)"}, "mode": "lines", "type": "scatter", "x": [0, 0.6706, 0.6706, 0], "xaxis": "x", "y": [-1765, -1765, -1775, -1775], "yaxis": "y"}, {"hoverinfo": "text", "marker": {"color": "rgb(35,205,205)"}, "mode": "lines", "type": "scatter", "x": [0, 0.7882, 0.7882, 0], "xaxis": "x", "y": [-1805, -1805, -1815, -1815], "yaxis": "y"}, {"hoverinfo": "text", "marker": {"color": "rgb(35,205,205)"}, "mode": "lines", "type": "scatter", "x": [0, 0.8742, 0.8742, 0.7882], "xaxis": "x", "y": [-1795, -1795, -1810, -1810], "yaxis": "y"}, {"hoverinfo": "text", "marker": {"color": "rgb(35,205,205)"}, "mode": "lines", "type": "scatter", "x": [0, 0.9297, 0.9297, 0.8742], "xaxis": "x", "y": [-1785, -1785, -1802.0, -1802.0], "yaxis": "y"}, {"hoverinfo": "text", "marker": {"color": "rgb(0,116,217)"}, "mode": "lines", "type": "scatter", "x": [0.6706, 1.206, 1.206, 0.9297], "xaxis": "x", "y": [-1770, -1770, -1794.0, -1794.0], "yaxis": "y"}, {"hoverinfo": "text", "marker": {"color": "rgb(0,116,217)"}, "mode": "lines", "type": "scatter", "x": [1.14, 1.669, 1.669, 1.206], "xaxis": "x", "y": [-1708.0, -1708.0, -1782.0, -1782.0], "yaxis": "y"}, {"hoverinfo": "text", "marker": {"color": "rgb(0,116,217)"}, "mode": "lines", "type": "scatter", "x": [1.455, 2.217, 2.217, 1.669], "xaxis": "x", "y": [-1545.0, -1545.0, -1745.0, -1745.0], "yaxis": "y"}, {"hoverinfo": "text", "marker": {"color": "rgb(0,116,217)"}, "mode": "lines", "type": "scatter", "x": [1.741, 2.53, 2.53, 2.217], "xaxis": "x", "y": [-1309.0, -1309.0, -1645, -1645], "yaxis": "y"}, {"hoverinfo": "text", "marker": {"color": "rgb(0,116,217)"}, "mode": "lines", "type": "scatter", "x": [2.526, 4.466, 4.466, 2.53], "xaxis": "x", "y": [-625.0, -625.0, -1477.0, -1477.0], "yaxis": "y"}, {"hoverinfo": "text", "marker": {"color": "rgb(0,116,217)"}, "mode": "lines", "type": "scatter", "x": [3.237, 8.153, 8.153, 4.466], "xaxis": "x", "y": [-192.0, -192.0, -1051.0, -1051.0], "yaxis": "y"}], "layout": {"autosize": false, "height": 2930, "hoverlabel": {"bgcolor": "white", "font": {"family": "Rockwell", "size": 16}}, "hovermode": "closest", "plot_bgcolor": "#ECEFF1", "showlegend": false, "title": {"font": {"color": "Black", "size": 22}, "text": "<b>Hierarchical Clustering", "x": 0.5, "xanchor": "center", "yanchor": "top"}, "width": 1000, "xaxis": {"mirror": "allticks", "rangemode": "tozero", "showgrid": false, "showline": true, "showticklabels": true, "ticks": "outside", "type": "linear", "zeroline": false}, "yaxis": {"mirror": "allticks", "range": [-1820, 0], "rangemode": "tozero", "showgrid": false, "showline": true, "showticklabels": true, "tickmode": "array", "ticks": "outside", "ticktext": {"elided": "182 str values"}, "tickvals": {"elided": "182 int values"}, "type": "linear", "zeroline": false}}}
